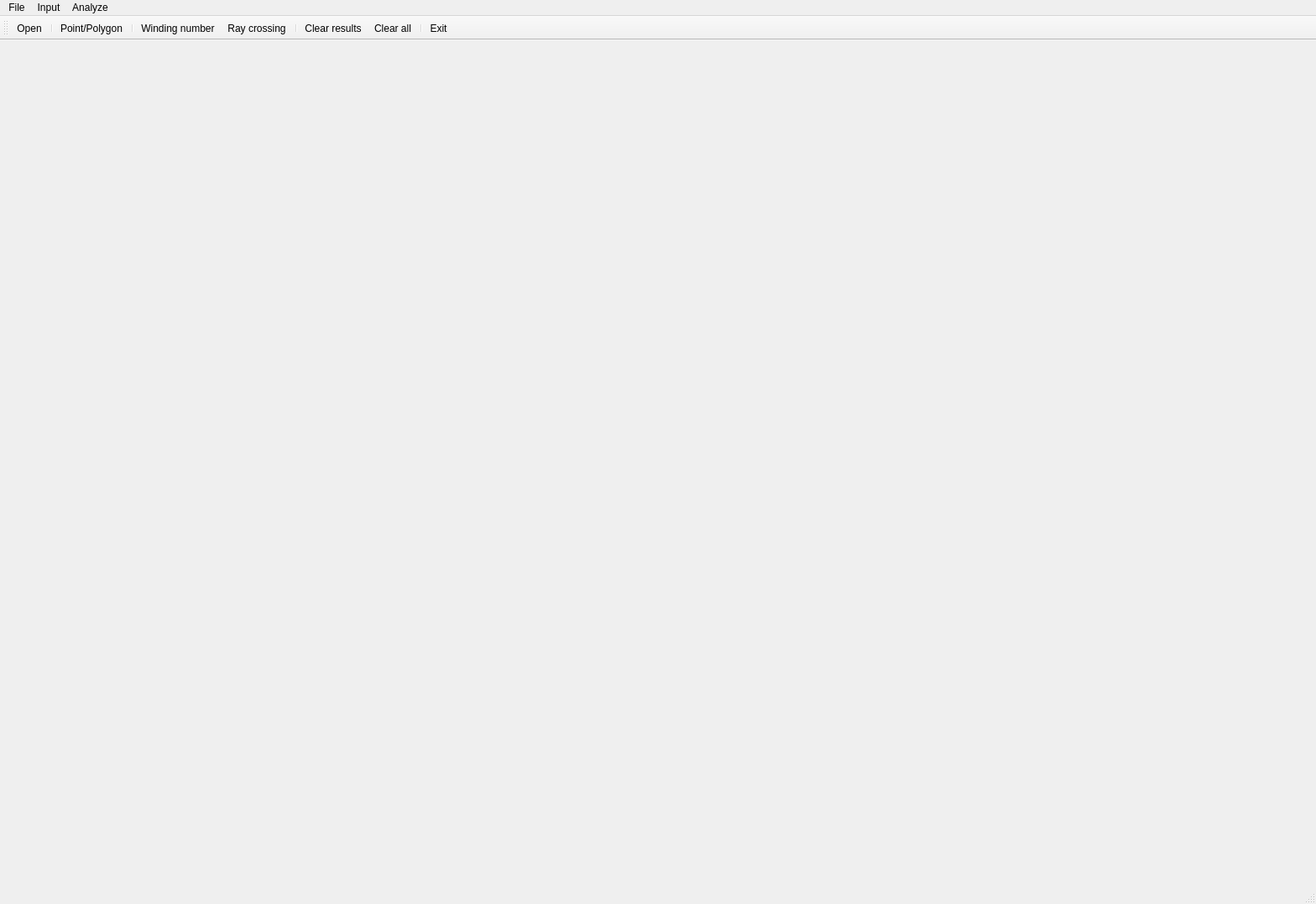
<?xml version="1.0" encoding="UTF-8"?>
<ui version="4.0">
 <class>MainForm</class>
 <widget class="QMainWindow" name="MainForm">
  <property name="geometry">
   <rect>
    <x>0</x>
    <y>0</y>
    <width>1568</width>
    <height>1077</height>
   </rect>
  </property>
  <property name="windowTitle">
   <string>Analyze point and polygon position</string>
  </property>
  <widget class="QWidget" name="centralwidget">
   <layout class="QHBoxLayout" name="horizontalLayout">
    <item>
     <widget class="Draw" name="Canvas" native="true">
      <property name="sizePolicy">
       <sizepolicy hsizetype="Expanding" vsizetype="Expanding">
        <horstretch>0</horstretch>
        <verstretch>0</verstretch>
       </sizepolicy>
      </property>
     </widget>
    </item>
   </layout>
  </widget>
  <widget class="QMenuBar" name="menubar">
   <property name="geometry">
    <rect>
     <x>0</x>
     <y>0</y>
     <width>1568</width>
     <height>22</height>
    </rect>
   </property>
   <widget class="QMenu" name="menuFile">
    <property name="title">
     <string>File</string>
    </property>
    <addaction name="actionOpen"/>
    <addaction name="separator"/>
    <addaction name="actionExit"/>
   </widget>
   <widget class="QMenu" name="menuInput">
    <property name="title">
     <string>Input</string>
    </property>
    <addaction name="actionPoint_Polygon"/>
    <addaction name="separator"/>
    <addaction name="actionClear_results"/>
    <addaction name="actionClear_all"/>
   </widget>
   <widget class="QMenu" name="menuAnalyze">
    <property name="title">
     <string>Analyze</string>
    </property>
    <addaction name="actionWinding_number"/>
    <addaction name="actionRay_crossing"/>
   </widget>
   <addaction name="menuFile"/>
   <addaction name="menuInput"/>
   <addaction name="menuAnalyze"/>
  </widget>
  <widget class="QStatusBar" name="statusbar"/>
  <widget class="QToolBar" name="toolBar">
   <property name="windowTitle">
    <string>toolBar</string>
   </property>
   <attribute name="toolBarArea">
    <enum>TopToolBarArea</enum>
   </attribute>
   <attribute name="toolBarBreak">
    <bool>false</bool>
   </attribute>
   <addaction name="actionOpen"/>
   <addaction name="separator"/>
   <addaction name="actionPoint_Polygon"/>
   <addaction name="separator"/>
   <addaction name="actionWinding_number"/>
   <addaction name="actionRay_crossing"/>
   <addaction name="separator"/>
   <addaction name="actionClear_results"/>
   <addaction name="actionClear_all"/>
   <addaction name="separator"/>
   <addaction name="actionExit"/>
  </widget>
  <action name="actionOpen">
   <property name="icon">
    <iconset resource="images/icons/icons.qrc">
     <normaloff>:/icons/open_file.png</normaloff>:/icons/open_file.png</iconset>
   </property>
   <property name="text">
    <string>Open</string>
   </property>
   <property name="toolTip">
    <string>Open file</string>
   </property>
  </action>
  <action name="actionExit">
   <property name="icon">
    <iconset resource="images/icons/icons.qrc">
     <normaloff>:/icons/exit.png</normaloff>:/icons/exit.png</iconset>
   </property>
   <property name="text">
    <string>Exit</string>
   </property>
   <property name="toolTip">
    <string>Close application</string>
   </property>
  </action>
  <action name="actionPoint_Polygon">
   <property name="checkable">
    <bool>true</bool>
   </property>
   <property name="icon">
    <iconset resource="images/icons/icons.qrc">
     <normaloff>:/icons/pointpol.png</normaloff>:/icons/pointpol.png</iconset>
   </property>
   <property name="text">
    <string>Point/Polygon</string>
   </property>
   <property name="toolTip">
    <string>Input point or polygon vertex</string>
   </property>
  </action>
  <action name="actionClear_results">
   <property name="icon">
    <iconset resource="images/icons/icons.qrc">
     <normaloff>:/icons/clear.png</normaloff>:/icons/clear.png</iconset>
   </property>
   <property name="text">
    <string>Clear results</string>
   </property>
  </action>
  <action name="actionClear_all">
   <property name="icon">
    <iconset resource="images/icons/icons.qrc">
     <normaloff>:/icons/clear_all.png</normaloff>:/icons/clear_all.png</iconset>
   </property>
   <property name="text">
    <string>Clear all</string>
   </property>
   <property name="toolTip">
    <string>Clear all data</string>
   </property>
  </action>
  <action name="actionWinding_number">
   <property name="icon">
    <iconset resource="images/icons/icons.qrc">
     <normaloff>:/icons/winding.png</normaloff>:/icons/winding.png</iconset>
   </property>
   <property name="text">
    <string>Winding number</string>
   </property>
   <property name="toolTip">
    <string>Winding number algorithm</string>
   </property>
  </action>
  <action name="actionRay_crossing">
   <property name="icon">
    <iconset resource="images/icons/icons.qrc">
     <normaloff>:/icons/ray.png</normaloff>:/icons/ray.png</iconset>
   </property>
   <property name="text">
    <string>Ray crossing</string>
   </property>
   <property name="toolTip">
    <string>Ray crossing algorithm</string>
   </property>
  </action>
 </widget>
 <customwidgets>
  <customwidget>
   <class>Draw</class>
   <extends>QWidget</extends>
   <header location="global">draw.h</header>
   <container>1</container>
  </customwidget>
 </customwidgets>
 <resources>
  <include location="images/icons/icons.qrc"/>
 </resources>
 <connections/>
</ui>
